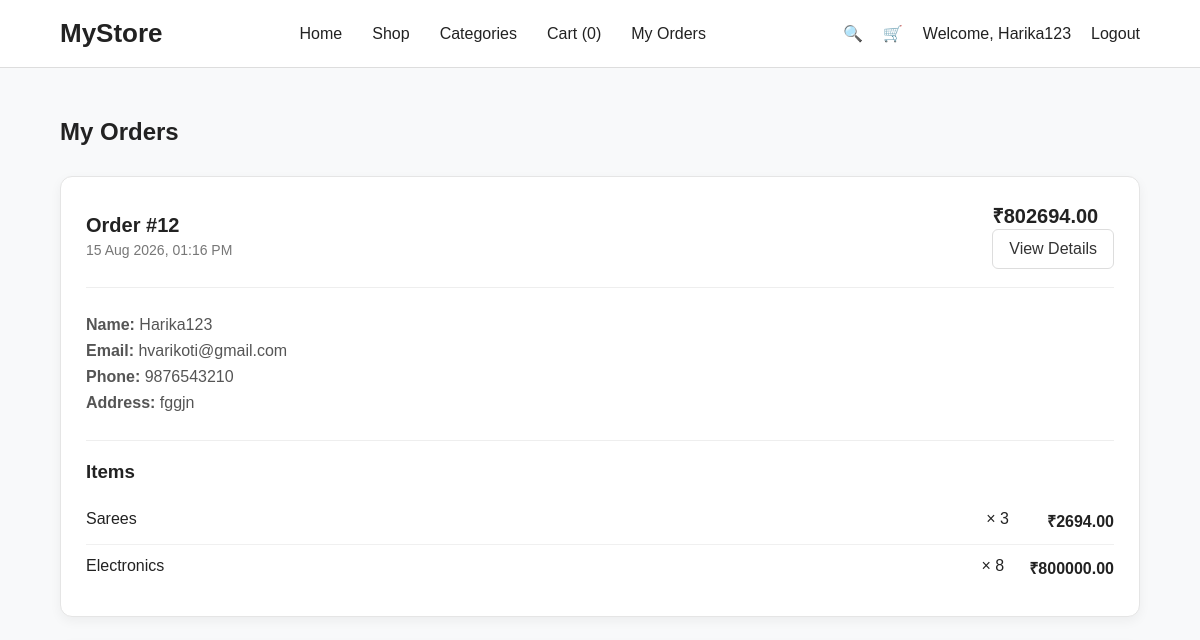
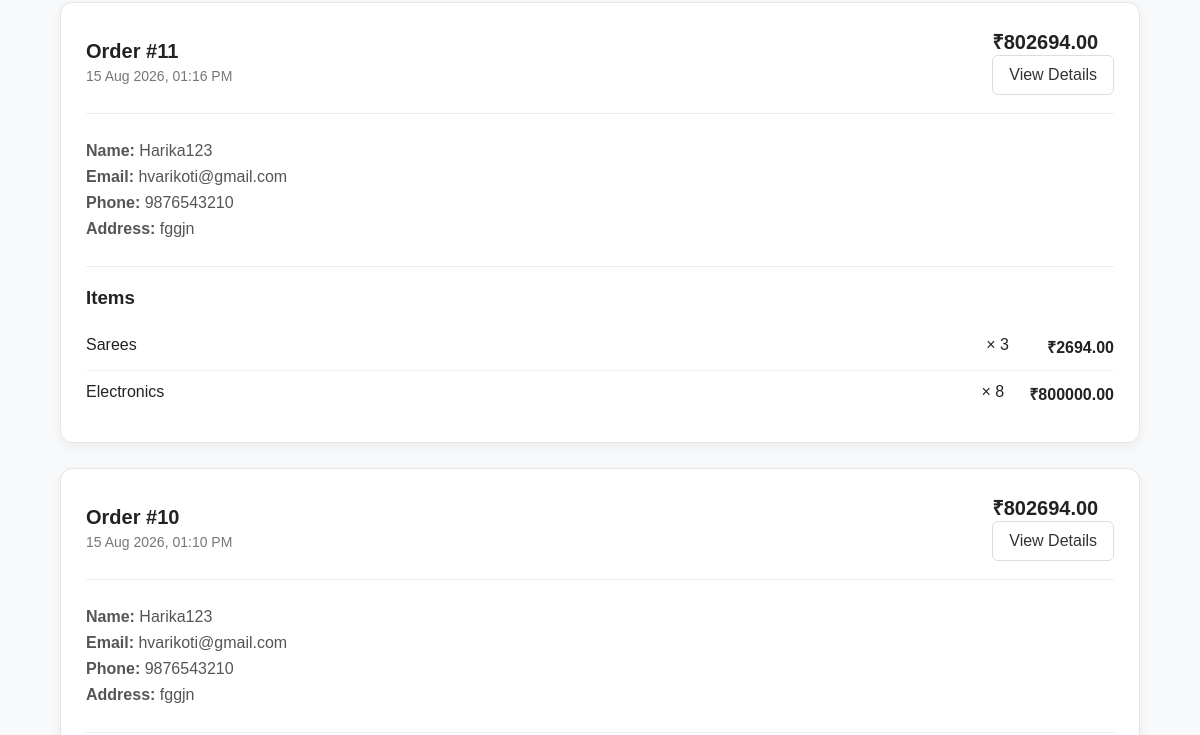
The page /orders/ (signed in, upper part) on the database as committed earlier (2 pictures, top to bottom).
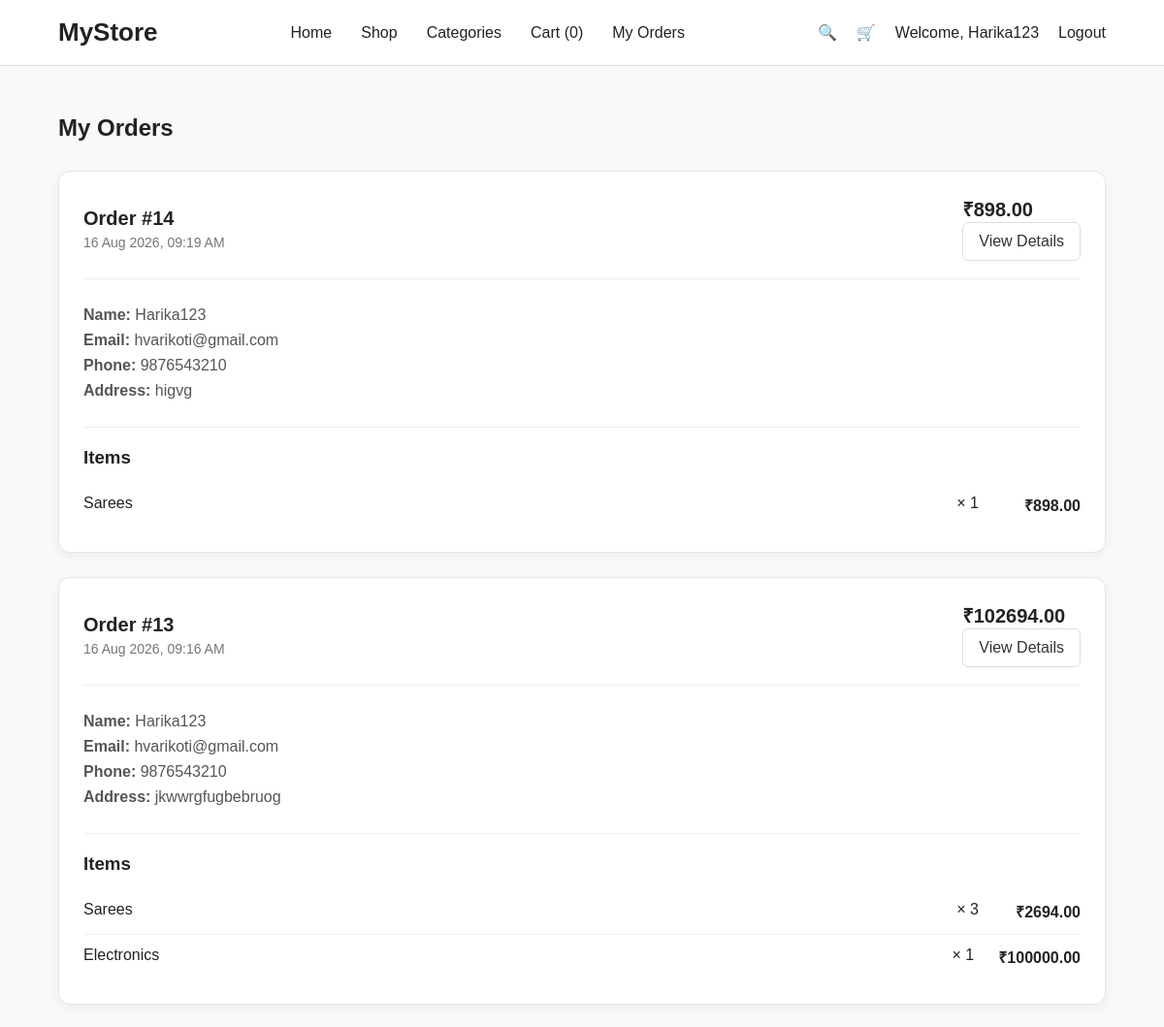
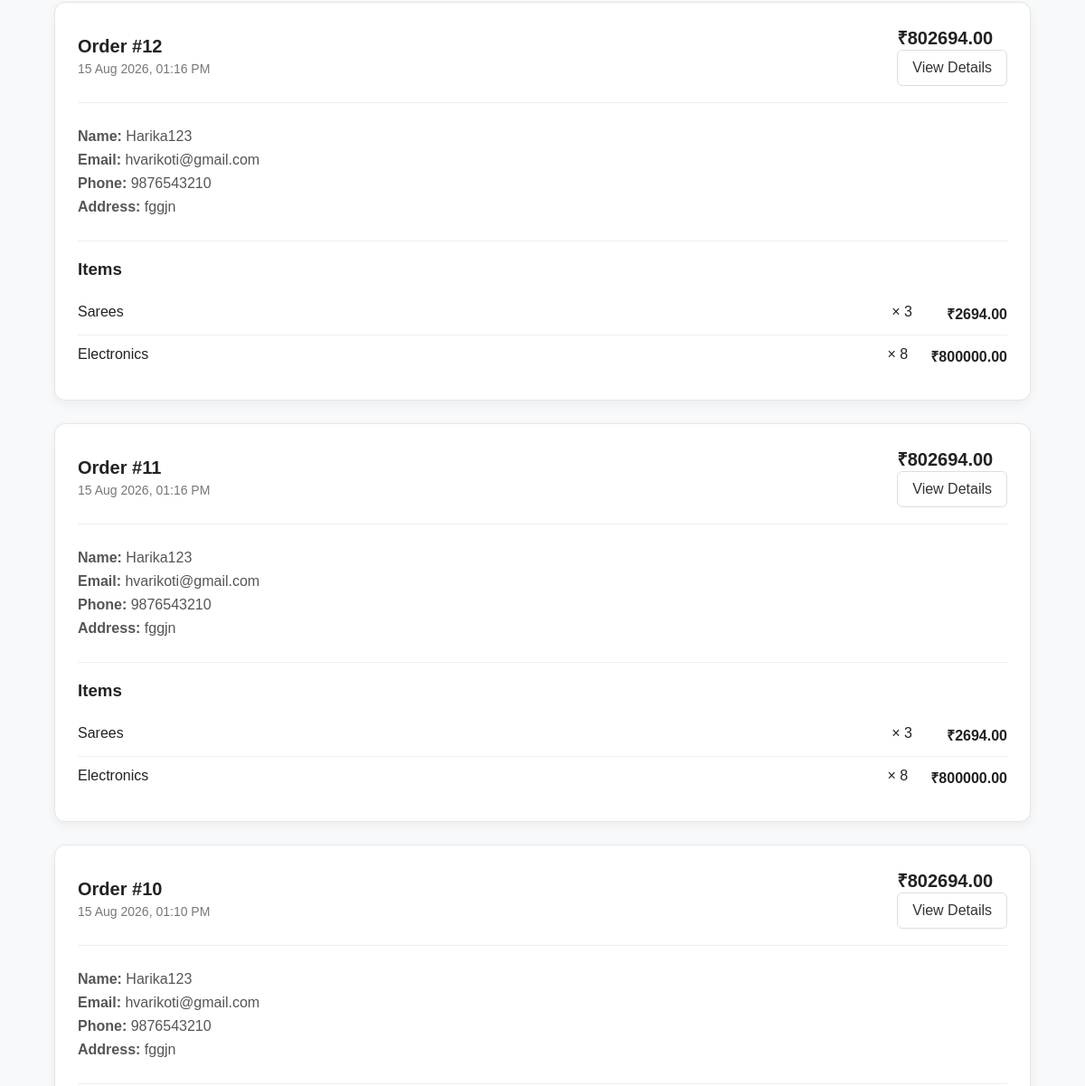
The same page on the database as committed later (2 pictures, top to bottom).
### store/models.py (models this page shows, shortened)
class Order(models.Model):
    user = models.ForeignKey(
        User,
        on_delete=models.CASCADE,
        related_name='orders'
    )
    customer_name = models.CharField(max_length=200)
    email = models.EmailField()
    phone = models.CharField(max_length=15)
    address = models.TextField()
    total_amount = models.DecimalField(
        max_digits=10,
        decimal_places=2
    )
    created_at = models.DateTimeField(auto_now_add=True)

class OrderItem(models.Model):
    order = models.ForeignKey(
        Order,
        on_delete=models.CASCADE,
        related_name='items'
    )
    product = models.ForeignKey(
        Product,
        on_delete=models.SET_NULL,
        null=True
    )
    quantity = models.PositiveIntegerField()
    price = models.DecimalField(
        max_digits=10,
        decimal_places=2
    )
    def subtotal(self):
        return self.price * self.quantity

class Product(models.Model):
    category = models.ForeignKey(
        Category,
        on_delete=models.SET_NULL,
        null=True,
        blank=True,
        related_name='products'
    )
    name = models.CharField(max_length=200)
    description = models.TextField()
    price = models.DecimalField(max_digits=10, decimal_places=2)
    stock = models.PositiveIntegerField(default=0)
    image = models.ImageField(
        upload_to='products/',
        blank=True,
        null=True
    )
    created_at = models.DateTimeField(auto_now_add=True)

### store/views.py (the view)
# urls.py: path('orders/', views.my_orders, name='my_orders'),
@login_required
def my_orders(request):
    orders = Order.objects.filter(
        user=request.user
    ).order_by('-created_at')
    return render(request, 'orders.html', {
        'orders': orders,
    })

### store/context_processors.py (called while the page is built)
def cart_count(request):
    cart = request.session.get('cart', {})
    count = sum(cart.values())
    return {
        'cart_count': count
    }

### templates/orders.html (shortened to what this page needs)
{% extends 'base.html' %}
{% block content %}
<section class="orders-section">
<div class="container">
    <h1>My Orders</h1>
    {% if orders %}
        {% for order in orders %}
        <div class="order-card">
            <div class="order-header">
                <div>
                    <h2>Order #{{ order.id }}</h2>
                    <p>{{ order.created_at|date:"d M Y, h:i A" }}</p>
                </div>
                <div class="order-header-right">
    <div class="order-total">
        ₹{{ order.total_amount }}
    </div>
    <a href="{% url 'order_detail' order.id %}" class="view-order-btn">
        View Details
    </a>
</div>
            </div>
            <div class="order-details">
                <p>
                    <strong>Name:</strong>
                    {{ order.customer_name }}
                </p>
                <p>
                    <strong>Email:</strong>
                    {{ order.email }}
                </p>
                <p>
                    <strong>Phone:</strong>
                    {{ order.phone }}
                </p>
                <p>
                    <strong>Address:</strong>
                    {{ order.address }}
                </p>
            </div>
            <div class="order-items">
                <h3>Items</h3>
                {% for item in order.items.all %}
                <div class="order-item">
                    <span>
                        {{ item.product.name }}
                    </span>
                    <span>
                        × {{ item.quantity }}
                    </span>
                    <strong>
                        ₹{{ item.subtotal }}
                    </strong>
                </div>
                {% endfor %}
            </div>
        </div>
        {% endfor %}
    {% endif %}
</div>
</section>
{% endblock %}

Rows that differ between the two databases and show on the page:
added Order: id "14", created_at "16 Aug 2026, 09:19 AM", total_amount "898.00", customer_name "Harika123", email "hvarikoti@gmail.com", phone "9876543210", address "higvg"
added OrderItem: product.name "Sarees", quantity "1", subtotal "898.00", shown under "14"
added Order: id "13", created_at "16 Aug 2026, 09:16 AM", total_amount "102694.00", customer_name "Harika123", email "hvarikoti@gmail.com", phone "9876543210", address "jkwwrgfugbebruog"
added OrderItem: product.name "Sarees", quantity "3", subtotal "2694.00", shown under "13"
added OrderItem: product.name "Electronics", quantity "1", subtotal "100000.00", shown under "13"
